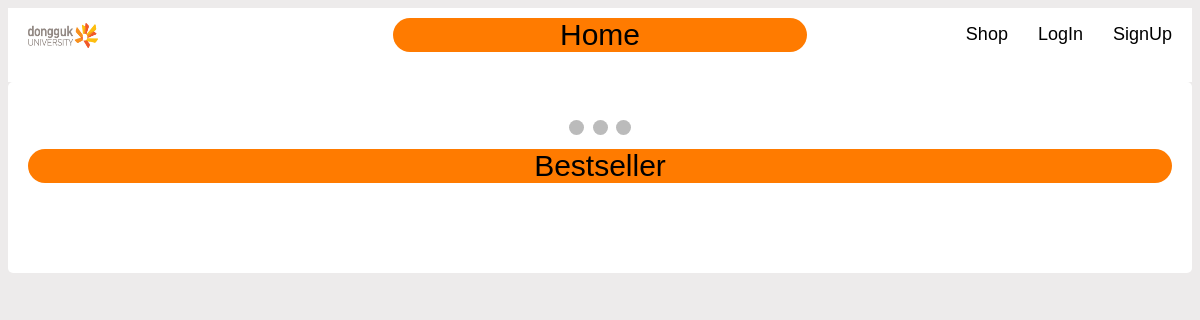
Before: / with the older database file.
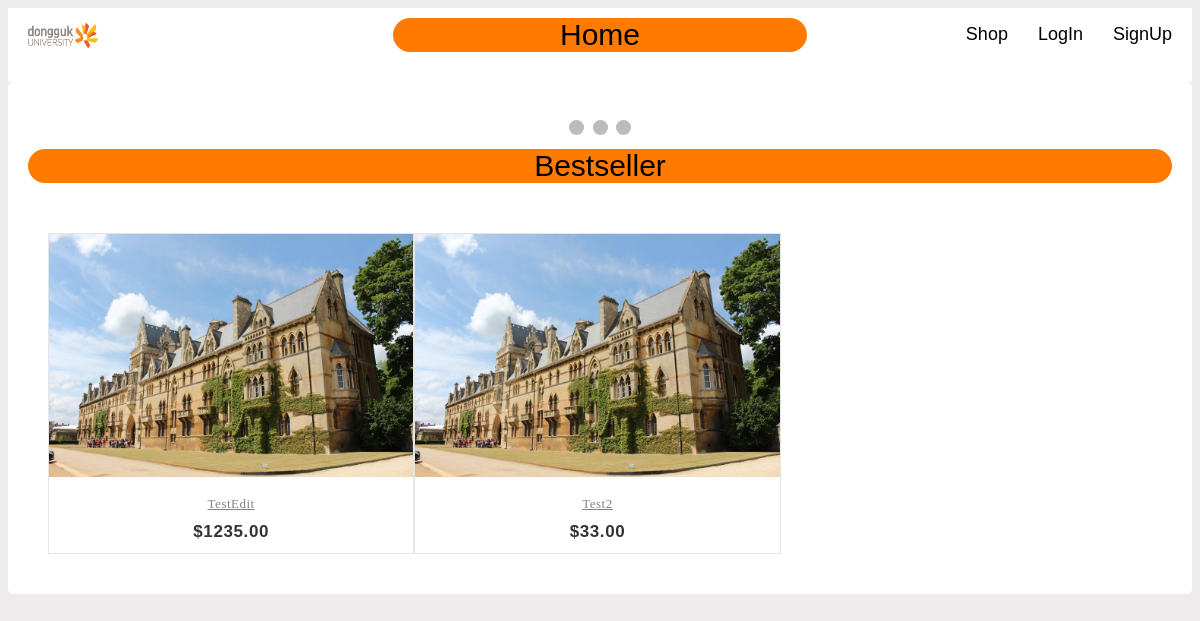
After: the same page with the newer database file.
### website/models.py (models this page shows, shortened)
class products(db.Model):
    id = db.Column(db.Integer, primary_key=True)
    name = db.Column(db.String(80), nullable=False)
    price = db.Column(db.Numeric(10,2), nullable=False)
    keywords = db.Column(db.String(200), nullable=False)
    description = db.Column(db.Text, nullable=False)
    user_id = db.Column(db.Integer, db.ForeignKey('user.id'))

### website/views.py (the view)
@views.route('/')
def home():
    return render_template("home.html", user=current_user, products = products.query.all())

### website/templates/home.html (shortened to what this page needs)
{% extends 'base.html' %}
{% block pageTitle %}
<p>Home</p>
{% endblock %}
{% block content %}
<div class="slideshow-container">
    <a class="prev" onclick="plusSlides(-1)">&#10094;</a>
    <a class="next" onclick="plusSlides(1)">&#10095;</a>
</div>
<br>
<div style="text-align:center">
    <span class="dot" onclick="currentSlide(1)"></span>
    <span class="dot" onclick="currentSlide(2)"></span>
    <span class="dot" onclick="currentSlide(3)"></span>
</div>
<div class="bestseller">
<p>Bestseller</p>
</div>
<div class="container">
    <div class="product-row">
        {% for product in products %}
        <div class="product-grid" style="width: 33%">
            <div class="product-image">
                    <img class="pic-1" src="static/2.jpg">
            </div>
            <div class="product-content">
                <h3 class="title"><a href="/shop">{{ product.name }}</a></h3>
                <div class="price">${{ product.price }}</div>
                <br>
            </div>
        </div>
        {% endfor %}
    </div>
</div>
{% endblock %}

### website/templates/base.html (shortened to what this page needs)
<!DOCTYPE html>
<html lang="en">
    <head>
        <link rel="stylesheet" href="{{ url_for('static', filename='css/main.css')}}">
        <link rel="stylesheet" href="https://cdnjs.cloudflare.com/ajax/libs/font-awesome/4.7.0/css/font-awesome.min.css">
    </head>
<body>
    <nav>
        <div class="logo"><a href="/"><img src="/static/Logo.jpeg" width=70 height=25></a></div>
        <div class="pageTitle">
            {% block pageTitle %}
            {% endblock %}
        </div>
        <ul>
            {% if user.is_authenticated %}
            <li><a id="shop" href="/shop">Shop</a></li>
            <li><a id="user-products" href="/user-products">My Products</a></li>
            <li><a id="logout" href="/logout">Logout</a></li>
            {% else %}
            <li><a id="shop" href="/shop">Shop</a></li>
            <li><a id="login" href="/login">LogIn</a></li>
            <li><a id="sign-up" href="/sign-up">SignUp</a></li>
            {% endif %}
        </ul>
    </nav>
    <div class="container">
        {% block content %}
        {% endblock %}
    </div>
</body>
</html>

### website/static/css/main.css (style rules this page uses)
html { font-family: Verdana, Geneva, Tahoma, sans-serif; }
body { background-color: rgb(237, 235, 235); }
nav { background-color: white; overflow: auto; }
.logo { position: absolute; margin-top: 15px; margin-left: 20px; }
.pageTitle { padding: 0; margin: auto; margin-top: -20px; text-align: center; background: rgb(255, 123, 0); color: black; font-size: 30px; border-radius: 18px; width: 35%; }
ul { margin-top: -58px; margin-right: 5px; list-style-type: none; float: right; }
li { float: left; padding-left: 15px; padding-right: 15px; }
li a { color: black; text-align: center; text-decoration: none; font-size: large; }
.container { border-radius: 5px; padding: 20px; background-color: white; height: 80%; }
.product-row { display: flex; flex-direction: row; }
.product-grid { width: 25%; font-family: Raleway,sans-serfi; text-align: center; padding: 0 0 72px; border: 1px solid rgba(0,0,0,.1); overflow: hidden; position: relative;z-index: 1; }
.product-grid .product-image { position: relative; transition: all .3s ease 0s }
.product-grid .product-image img { width: 100%; height: 100%; }
.product-grid .pic-1 { opacity: 1; transition: all .3s ease-out 0s; }
.product-grid .product-content { background-color:#fff;text-align:center;padding:12px 0;margin:0 auto;position:absolute;left:0;right:0;bottom:-27px;z-index:1;transition:all .3s }
.product-grid .title { font-size:13px;font-weight:400;letter-spacing:.5px;text-transform:capitalize;margin:0 0 10px;transition:all .3s ease 0s }
.product-grid .title a { color:#828282 }
.product-grid .price { color:#333;font-size:17px;font-family:Montserrat,sans-serif;font-weight:700;letter-spacing:.6px;margin-bottom:8px;text-align:center;transition:all .3s }
.slideshow-container { width: 100%; height: 50%; position: relative; margin: auto; }
.prev, .next { cursor: pointer; position: absolute; top: 50%; width: auto; margin-top: -22px; padding: 16px; color: white; font-weight: bold; font-size: 18px; transition: 0.6s ease; border-radius: 0 3px 3px 0; user-select: none; }
.next { right: 0; border-radius: 3px 0 0 3px; }
.dot { cursor: pointer; height: 15px; width: 15px; margin: 0 2px; background-color: #bbb; border-radius: 50%; display: inline-block; transition: background-color 0.6s ease; }
.bestseller { margin: auto; margin-top: -20px; text-align: center; background: rgb(255, 123, 0); color: black; font-size: 30px; border-radius: 18px; width: 100%; }

Changed rows visible on the page:
added products: name "TestEdit", price "1235.00"
added products: name "Test2", price "33.00"
